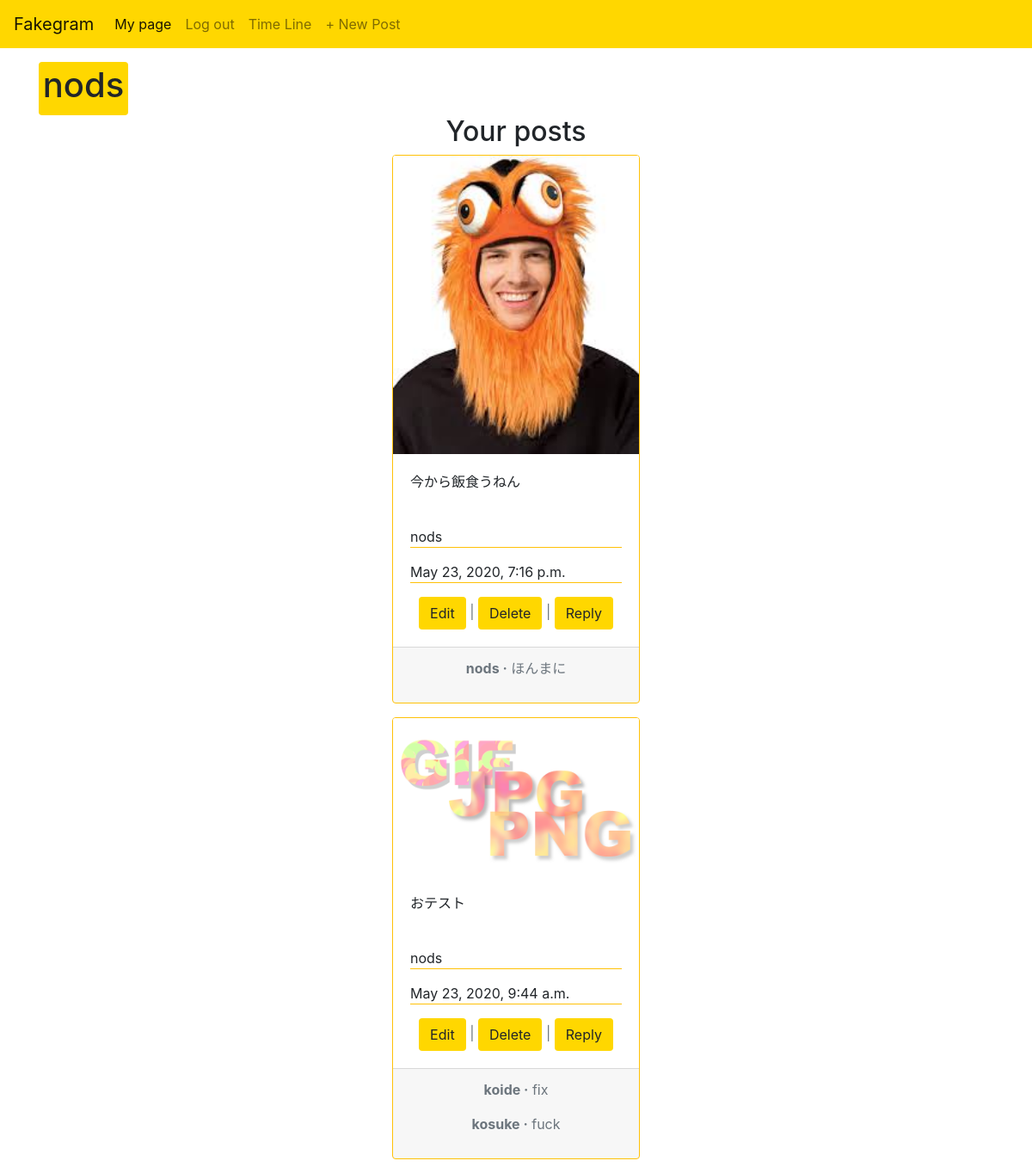
Page /grams/mypage (signed in) on the committed database.
### users/models.py (models this page shows)
class CustomUser(AbstractUser):
        account_name = models.CharField(max_length=10,unique=True,blank=False)

### gram/models.py (models this page shows, shortened)
class Gram(models.Model):
    Photo = models.ImageField(upload_to="media/",blank=False)
    comment = models.TextField(blank=True,null=True)
    date = models.DateTimeField(auto_now_add=True,null=True)
    author = models.ForeignKey(
    get_user_model(),
    on_delete=models.CASCADE,
    null=True,
    )

class Reply(models.Model):
    post = models.ForeignKey(Gram,
    on_delete=models.CASCADE,
    related_name="replys")
    reply = models.CharField(max_length=100)
    author =  models.ForeignKey(
    get_user_model(),
    on_delete=models.CASCADE,
    null=True,
    )
    def __str__(self):
        return self.reply

### gram/views.py (the view)
# urls.py: path("mypage",MyPageView.as_view(),name="mypage")
class MyPageView(ListView):
    model = Gram
    template_name = "mypage.html"

### templates/mypage.html (shortened to what this page needs)
{% extends "base.html" %}
{% block contents %}
<div class="badge badge-primary text-wrap" style="background-color: #FFD700;">
<h1 class="text-body">{{ request.user }}</h1>
</div>
<div class="row justify-content-center">
<h2>Your posts</h2>
</div>
{% for img in object_list reversed %}
{% if img.author == request.user %}
 <div class="d-flex flex-column ">
  <div class="row justify-content-center">
     <div class="card card-custom mx-2 mb-3 border border-warning"  style="width: 18rem;">
        <img src="{{ img.Photo.url  }}" class="card-img-top " alt="">
        <div class="card-body">
         <p>{{  img.comment }}</p>
         <br>
         <p class="border-bottom border-warning">{{  img.author  }}</p>
         <p class="border-bottom border-warning">{{  img.date  }}</p>
         <div class="text-center text-muted">
          <a class="btn" style="background-color: #FFD700;"href="{% url 'edit' img.pk %}">Edit </a> |
          <a class="btn" style="background-color: #FFD700;"href="{% url 'delete' img.pk %}">Delete</a> |
          <a class="btn" style="background-color: #FFD700;"href="{% url 'reply' img.pk %}">Reply</a>
          </div>
          </div>
          {% endif %}
          {% if img.author == request.user %}
          {% if img.replys.all.count > 0 %}
          <div class="card-footer text-center text-muted">
          {% for reply in img.replys.all %}
          <p>
            <span class="font-weight-bold">{{ reply.author }} &middot;</span>
            {{ reply }}
          </p>
         {% endfor %}
        </div>
        {% endif %}
        {% endif %}
    </div>
  </div>
</div>
{% endfor %}
{% endblock contents %}

### rows in the picture
CustomUser: user "nods"
Gram: Photo (picture), comment "今から飯食うねん", author "nods", date "May 23, 2020, 7:16 p.m."
Reply: author "nods", reply "ほんまに"
Gram: Photo (picture), comment "おテスト", author "nods", date "May 23, 2020, 9:44 a.m."
Reply: author "koide", reply "fix"
Reply: author "kosuke", reply "fuck"
